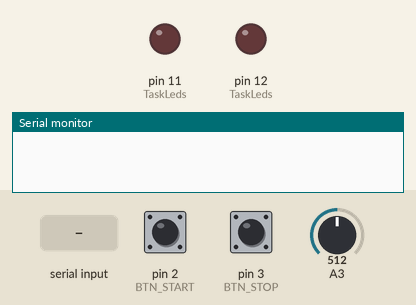
The sketch below on a simulated Arduino Uno, built with avr-gcc and run on an emulated ATmega328P. Shown: output pins drawn as LEDs (lit = HIGH), the last lines printed to the serial monitor. Dashed ring = blinking. Inputs (shaded band) come from the test bench; at power-on: pin 2 (BTN_START) LOW, A3 = 512, pin 3 (BTN_STOP) LOW.

Above: at 1.2 s.
1.3 s: pin 2 (BTN_START) pulled HIGH for 0.15 s
At 3.75 s:
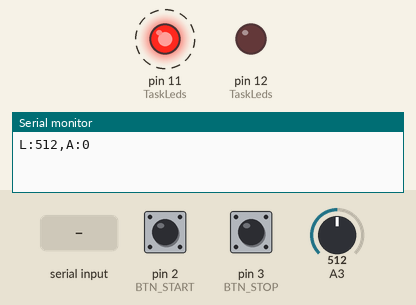
4.4 s: A3 set to 790
7.4 s: A3 set to 810
At 8.8 s:
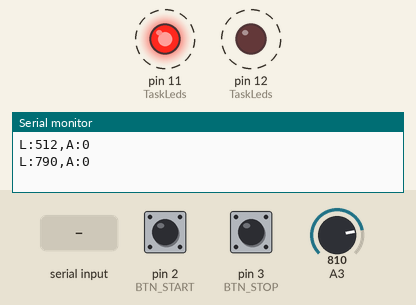
10.4 s: pin 3 (BTN_STOP) pulled HIGH for 0.15 s
At 11.3 s:
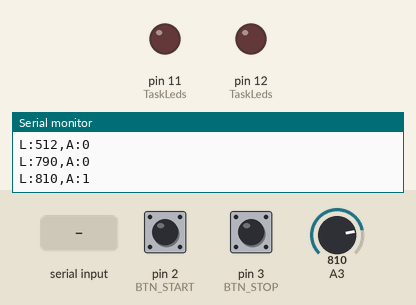
12.1 s: "1" received over Serial
At 12.4 s:
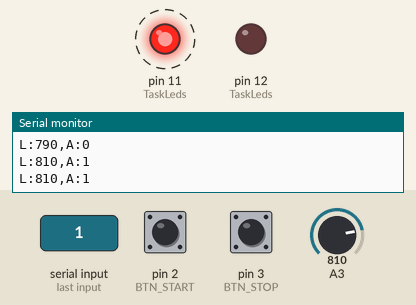
15.1 s: "0" received over Serial
At 16.6 s:
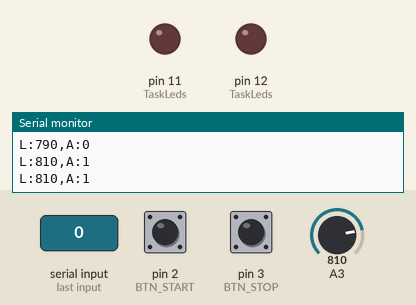
Timing chart, 0 to 17.8 s (numbered marks = the images above; inputs shaded):
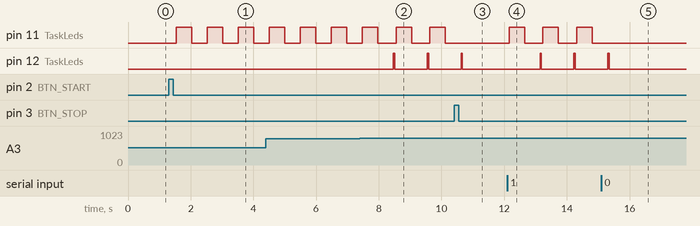

The sketch:

tp2.ino
```cpp
#include <Arduino_FreeRTOS.h>
#include <semphr.h>

#define BTN_START 2
#define BTN_STOP  3

volatile bool running = false;
volatile bool alarm = false;

int lastValue = 0;

SemaphoreHandle_t mutex;
SemaphoreHandle_t semStart;
SemaphoreHandle_t semStop;


void isrStart() {
  BaseType_t xHigherPriorityTaskWoken = pdFALSE;
  xSemaphoreGiveFromISR(semStart, &xHigherPriorityTaskWoken);
  if (xHigherPriorityTaskWoken) portYIELD_FROM_ISR();
}

void isrStop() {
  BaseType_t xHigherPriorityTaskWoken = pdFALSE;
  xSemaphoreGiveFromISR(semStop, &xHigherPriorityTaskWoken);
  if (xHigherPriorityTaskWoken) portYIELD_FROM_ISR();
}


void TaskMain(void *pvParameters) {

  while (1){
    // Control por serial (UI)
    if (Serial.available()) {
      char cmd = Serial.read();

      if (cmd == '1') {
        running = true;
      }
      else if (cmd == '0') {
        running = false;
        alarm = false;
      }
    }

    // Control por botones (interrupciones)
    if (xSemaphoreTake(semStart, 0) == pdPASS) {
      running = true;
    }

    if (xSemaphoreTake(semStop, 0) == pdPASS) {
      running = false;
      alarm = false;
    }

    // Lectura analógica
    if (running) {
      int value = analogRead(A3);

      xSemaphoreTake(mutex, portMAX_DELAY);
      lastValue = value;

      if (value > 800) {
        alarm = true;   // Queda activado
      }

      xSemaphoreGive(mutex);
    }

    // Serial output
    if (running) {
      static TickType_t lastPrint = 0;
      if (xTaskGetTickCount() - lastPrint > pdMS_TO_TICKS(3000)) {

        xSemaphoreTake(mutex, portMAX_DELAY);

        Serial.print("L:");
        Serial.print(lastValue);

        Serial.print(",A:");
        Serial.println(alarm ? 1 : 0);

        xSemaphoreGive(mutex);

        lastPrint = xTaskGetTickCount();
      }
    }

    vTaskDelay(50 / portTICK_PERIOD_MS);

  }

}

void TaskLeds(void *pvParameters) {
  pinMode(11, OUTPUT);
  pinMode(12, OUTPUT);

  while (1){
    bool localAlarm;

    xSemaphoreTake(mutex, portMAX_DELAY);
    localAlarm = alarm;
    xSemaphoreGive(mutex);

    if (running) {

      digitalWrite(11, HIGH);
      vTaskDelay(500 / portTICK_PERIOD_MS);
      digitalWrite(11, LOW);
      vTaskDelay(500 / portTICK_PERIOD_MS);

      if (localAlarm) {
        digitalWrite(12, HIGH);
        vTaskDelay(50 / portTICK_PERIOD_MS);
        digitalWrite(12, LOW);
        vTaskDelay(50 / portTICK_PERIOD_MS);
      }

    } else {
      digitalWrite(11, LOW);
      digitalWrite(12, LOW);
      vTaskDelay(100 / portTICK_PERIOD_MS);
    }
  }

}

void setup() {
  Serial.begin(9600);

  pinMode(BTN_START, INPUT);
  pinMode(BTN_STOP, INPUT);

  mutex = xSemaphoreCreateMutex();
  semStart = xSemaphoreCreateBinary();
  semStop  = xSemaphoreCreateBinary();

  attachInterrupt(digitalPinToInterrupt(BTN_START), isrStart, FALLING);
  attachInterrupt(digitalPinToInterrupt(BTN_STOP),  isrStop,  FALLING);

  xTaskCreate(TaskMain, "Main", 128, NULL, 2, NULL);
  xTaskCreate(TaskLeds, "Leds", 128, NULL, 1, NULL);
}

void loop() {}
```

Measured:
- the behaviour switches between 800 and 801 on A3 (found by bisection; images 1 and 2)
- after the input at 1.3 s, pin 11 (TaskLeds): alternates HIGH for 0.50 s and LOW for 0.50 s, starting after 0.23 s
- after the input at 7.4 s, pin 12 (TaskLeds): alternates HIGH for 0.05 s and LOW for 1.0 s, starting after 1.1 s
- after the input at 10.4 s, pin 11 (TaskLeds): stays LOW (without the input it goes to HIGH after 0.31 s); pin 12 (TaskLeds): goes on until 10.7 s, then stays LOW
- after the input at 12.1 s, pin 11 (TaskLeds): alternates HIGH for 0.50 s and LOW for 0.59 s, starting after 0.05 s; pin 12 (TaskLeds): alternates HIGH for 0.05 s and LOW for 1.0 s, starting after 1.0 s
- after the input at 15.1 s, pin 11 (TaskLeds): stops changing and stays LOW; pin 12 (TaskLeds): goes on until 15.3 s, then stays LOW
